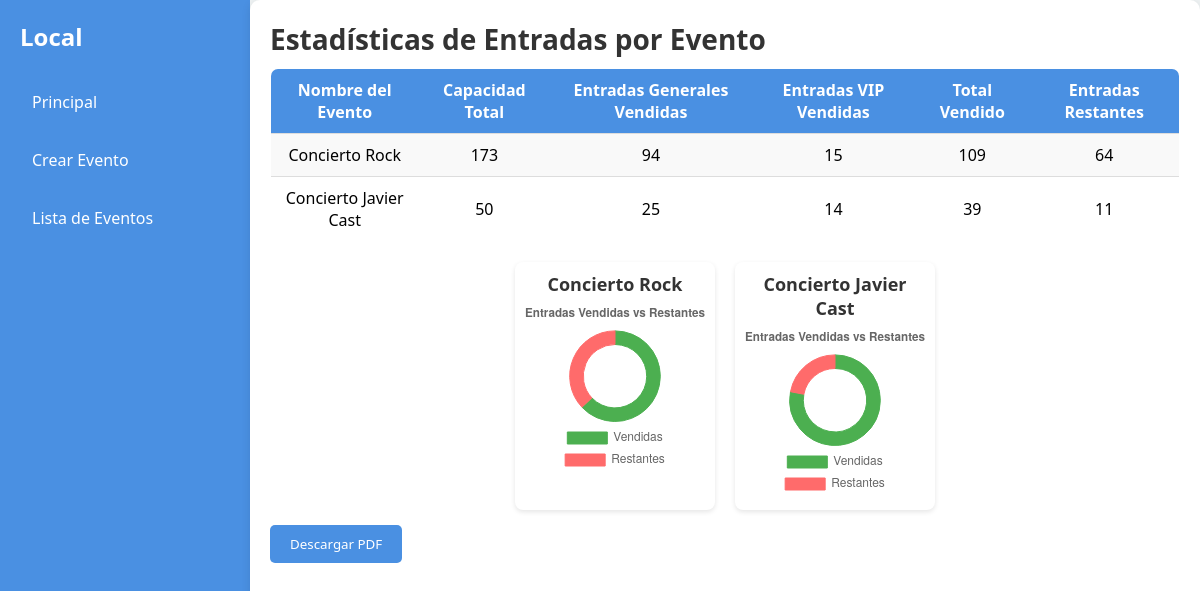
Before: /administracion/estadisticas.php with the older database file.
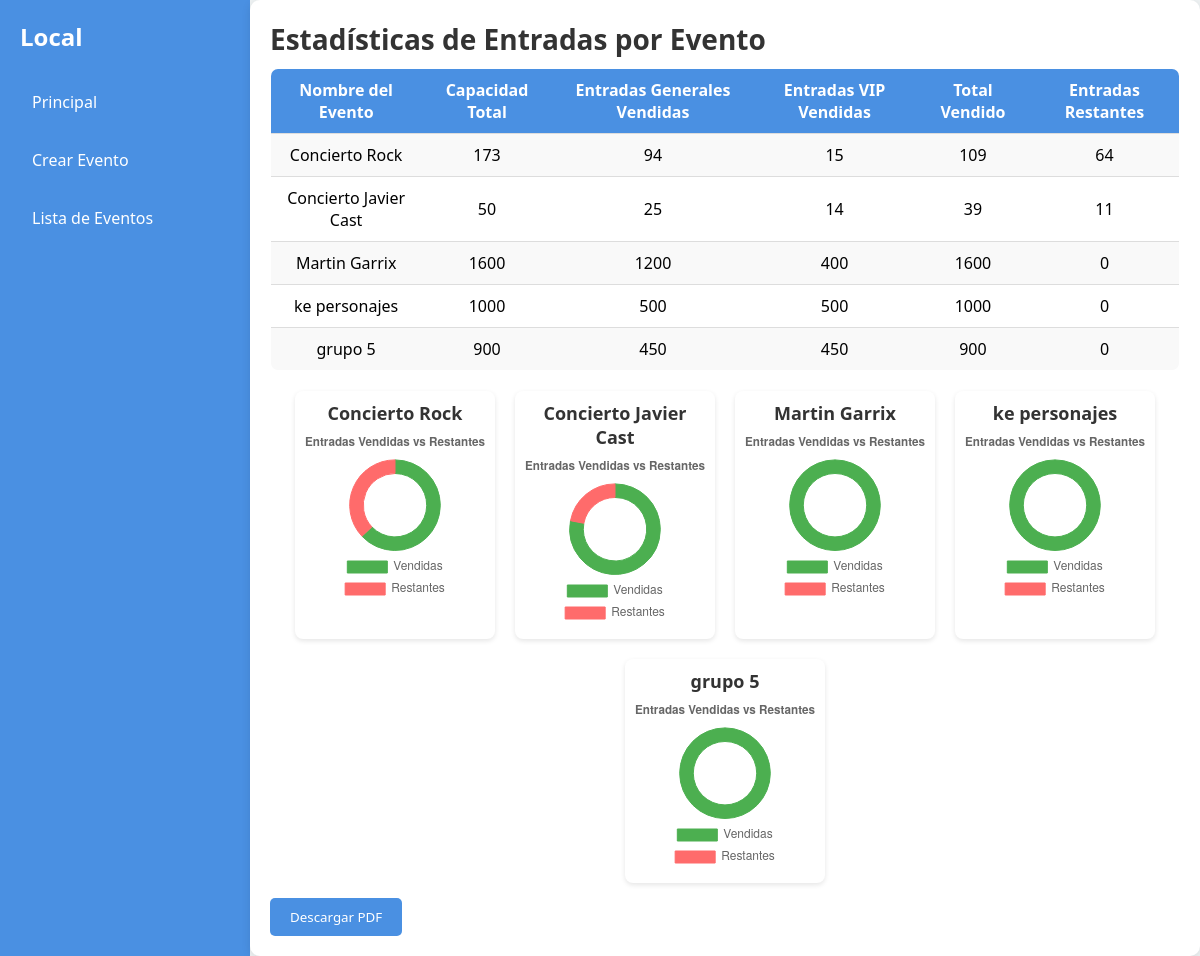
After: the same page with the newer database file.
### tables this page shows
CREATE TABLE `evento` (
  `idEvento` int(11) NOT NULL,
  `nombreEvento` varchar(150) NOT NULL,
  `descripcionEvento` text DEFAULT NULL,
  `fechahoraEvento` datetime NOT NULL,
  `categoriaEvento` varchar(50) DEFAULT NULL,
  `capacidadEvento` int(11) NOT NULL,
  `entradasGeneralEvento` int(11) NOT NULL,
  `entradasVipEvento` int(11) NOT NULL,
  `imagenEvento` varchar(255) DEFAULT NULL
);

### administracion/estadisticas.php (the view, shortened to what this page needs)
<!DOCTYPE html>
<html lang="es">
<head>
</head>
<body>
    <?php
    include '../conexion.php';
    $sql = "SELECT idEvento, nombreEvento, capacidadEvento, entradasGeneralEvento, entradasVipEvento FROM evento";
    $result = $conn->query($sql);
    ?>
    <div class="sidebar">
        <h2>Local</h2>
        <a href="./home.php">Principal</a>
        <a href="./crear_evento.php">Crear Evento</a>
        <a href="./lista_eventos.php">Lista de Eventos</a>
    </div>
    <div class="main-content" id="contentToDownload">
        <h1>Estadísticas de Entradas por Evento</h1>
        <table>
            <tr>
                <th>Nombre del Evento</th>
                <th>Capacidad Total</th>
                <th>Entradas Generales Vendidas</th>
                <th>Entradas VIP Vendidas</th>
                <th>Total Vendido</th>
                <th>Entradas Restantes</th>
            </tr>
            <?php
            $eventos_data = [];
            if ($result->num_rows > 0) {
                while($row = $result->fetch_assoc()) {
                    $total_vendido = $row['entradasGeneralEvento'] + $row['entradasVipEvento'];
                    $entradas_restantes = $row['capacidadEvento'] - $total_vendido;
                    $eventos_data[] = [
                        'nombre' => $row['nombreEvento'],
                        'vendidas' => $total_vendido,
                        'restantes' => $entradas_restantes
                    ];
                    echo "<tr>";
                    echo "<td>" . htmlspecialchars($row['nombreEvento']) . "</td>";
                    echo "<td>" . $row['capacidadEvento'] . "</td>";
                    echo "<td>" . $row['entradasGeneralEvento'] . "</td>";
                    echo "<td>" . $row['entradasVipEvento'] . "</td>";
                    echo "<td>" . $total_vendido . "</td>";
                    echo "<td>" . $entradas_restantes . "</td>";
                    echo "</tr>";
                }
            } else {
                echo "<tr><td colspan='6'>No hay eventos disponibles</td></tr>";
            }
            ?>
        </table>
        <div class="chart-container">
            <?php foreach ($eventos_data as $index => $evento): ?>
                <div class="chart">
                    <h3><?php echo htmlspecialchars($evento['nombre']); ?></h3>
                    <canvas id="chart-<?php echo $index; ?>" width="200" height="200"></canvas>
                </div>
            <?php endforeach; ?>
        </div>
        <button class="button" onclick="downloadPDF()">Descargar PDF</button>
    </div>
    <script>
        <?php foreach ($eventos_data as $index => $evento): ?>
            const ctx<?php echo $index; ?> = document.getElementById('chart-<?php echo $index; ?>').getContext('2d');
            new Chart(ctx<?php echo $index; ?>, {
                type: 'doughnut',
                data: {
                    labels: ['Vendidas', 'Restantes'],
                    datasets: [{
                        data: [<?php echo $evento['vendidas']; ?>, <?php echo $evento['restantes']; ?>],
                        backgroundColor: ['#4CAF50', '#FF6B6B'],
                        borderColor: ['#4CAF50', '#FF6B6B'],
                        borderWidth: 1
                    }]
                },
                options: {
                    responsive: true,
                    plugins: {
                        legend: { display: true, position: 'bottom' },
                        title: { display: true, text: 'Entradas Vendidas vs Restantes' }
                    },
                    cutout: '70%'
                }
            });
        <?php endforeach; ?>
        function downloadPDF() {
            const button = document.querySelector('.button');
            button.style.display = 'none';
            const element = document.getElementById('contentToDownload');
            const options = {
                margin: 10,
                filename: 'Estadisticas_Eventos.pdf',
                image: { type: 'jpeg', quality: 0.98 },
                html2canvas: { scale: 1.5, useCORS: true, logging: false, letterRendering: true },
                jsPDF: { unit: 'mm', format: 'a4', orientation: 'portrait' }
            };
            html2pdf().set(options).from(element).save().then(function() {
                button.style.display = 'block';
            });
        }
    </script>
</body>
</html>

Changed rows visible on the page:
added evento: nombreEvento "Martin Garrix", capacidadEvento "1600", entradasGeneralEvento "1200", entradasVipEvento "400", total_vendido "1600", entradas_restantes "0"
added evento: nombreEvento "ke personajes", capacidadEvento "1000", entradasGeneralEvento "500", entradasVipEvento "500", total_vendido "1000", entradas_restantes "0"
added evento: nombreEvento "grupo 5", capacidadEvento "900", entradasGeneralEvento "450", entradasVipEvento "450", total_vendido "900", entradas_restantes "0"
